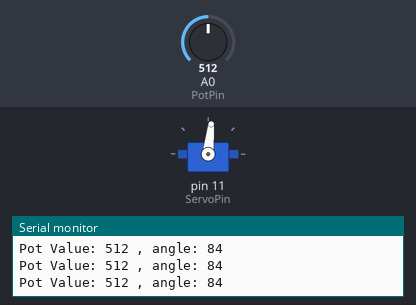
Simulated run of this sketch. Board: Arduino Uno, built with avr-gcc and run on an emulated ATmega328P. Parts: servo, the last lines printed to the serial monitor. The test bench sets the inputs (shaded band); at power-on: A0 (PotPin) = 512.

Above: at 1.2 s.
1.3 s: A0 (PotPin) set to 593
At 2.3 s:
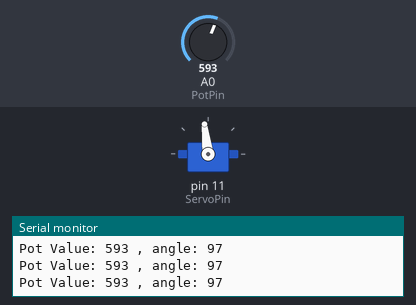
2.8 s: A0 (PotPin) set to 624
At 4.0 s:
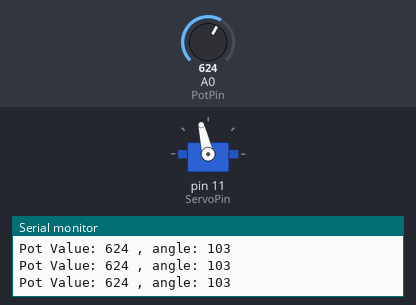
4.3 s: A0 (PotPin) set to 306
At 5.5 s:
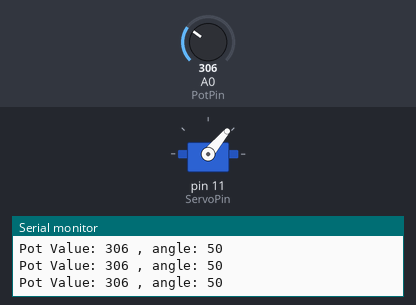
5.8 s: A0 (PotPin) set to 105
At 6.1 s:
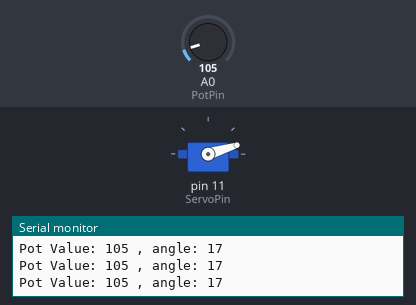
7.3 s: A0 (PotPin) set to 94
At 7.7 s:
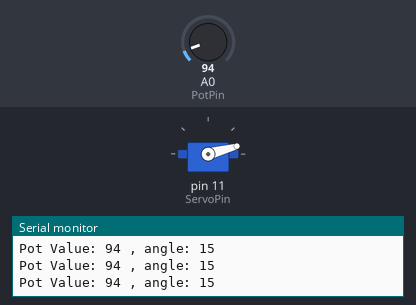
8.8 s: A0 (PotPin) set to 122
At 9.7 s:
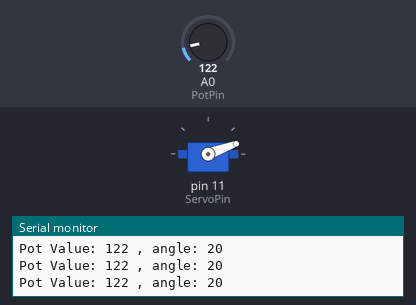
Timing chart, 0 to 11.3 s (numbered marks = the images above; inputs shaded):
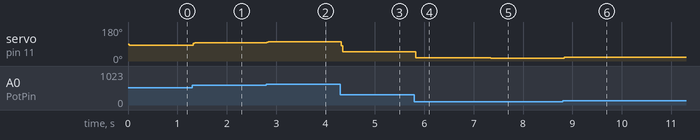

The sketch:

ServoPotentiometer.ino
```cpp
#include <Servo.h>

Servo myServo;

const int PotPin = A0;
const int ServoPin = 11;
const int LapsoMedia = 20;

int potVal;
int angle;
int lastAngle;
int media;
int count;
int mod;

void setup()
{
	myServo.attach(ServoPin);
	Serial.begin(9600);

	count = 0;
	media = 0;
	lastAngle = -1;
}

void loop()
{
	potVal = analogRead(PotPin);
	media += potVal;
	delay(1);
	count++;
	if (count >= LapsoMedia)
	{
		potVal = media / LapsoMedia;
		angle = map(potVal, 0, 1023, 0, 169);
		PrintSerial();
		if (angle != lastAngle){
			myServo.write(angle);
			lastAngle = angle;
		}
		media = 0;
		count = 0;
	}
}

void PrintSerial()
{
	Serial.print("Pot Value: ");
	Serial.print(potVal);
	Serial.print(" , angle: ");
	Serial.println(angle);
}
```

Measured:
- after the input at 1.3 s, servo on pin 11 (ServoPin): 84° → 97° at once
- after the input at 2.8 s, servo on pin 11 (ServoPin): 97° → 103° at once
- after the input at 4.3 s, servo on pin 11 (ServoPin): 103° → 50° at once
- after the input at 5.8 s, servo on pin 11 (ServoPin): 50° → 17° at once
- after the input at 7.3 s, servo on pin 11 (ServoPin): 17° → 15° at once
- after the input at 8.8 s, servo on pin 11 (ServoPin): 15° → 20° at once
